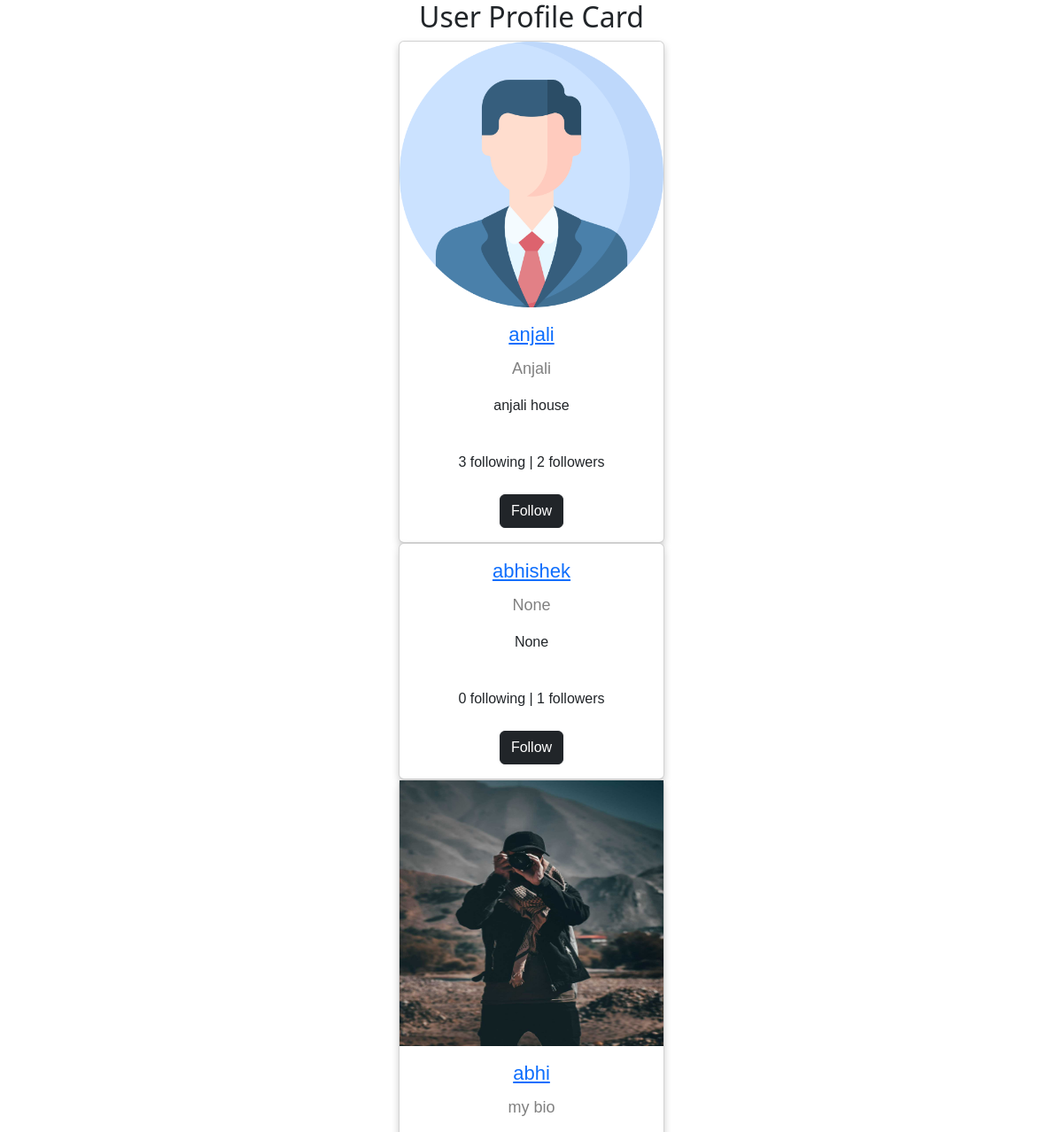
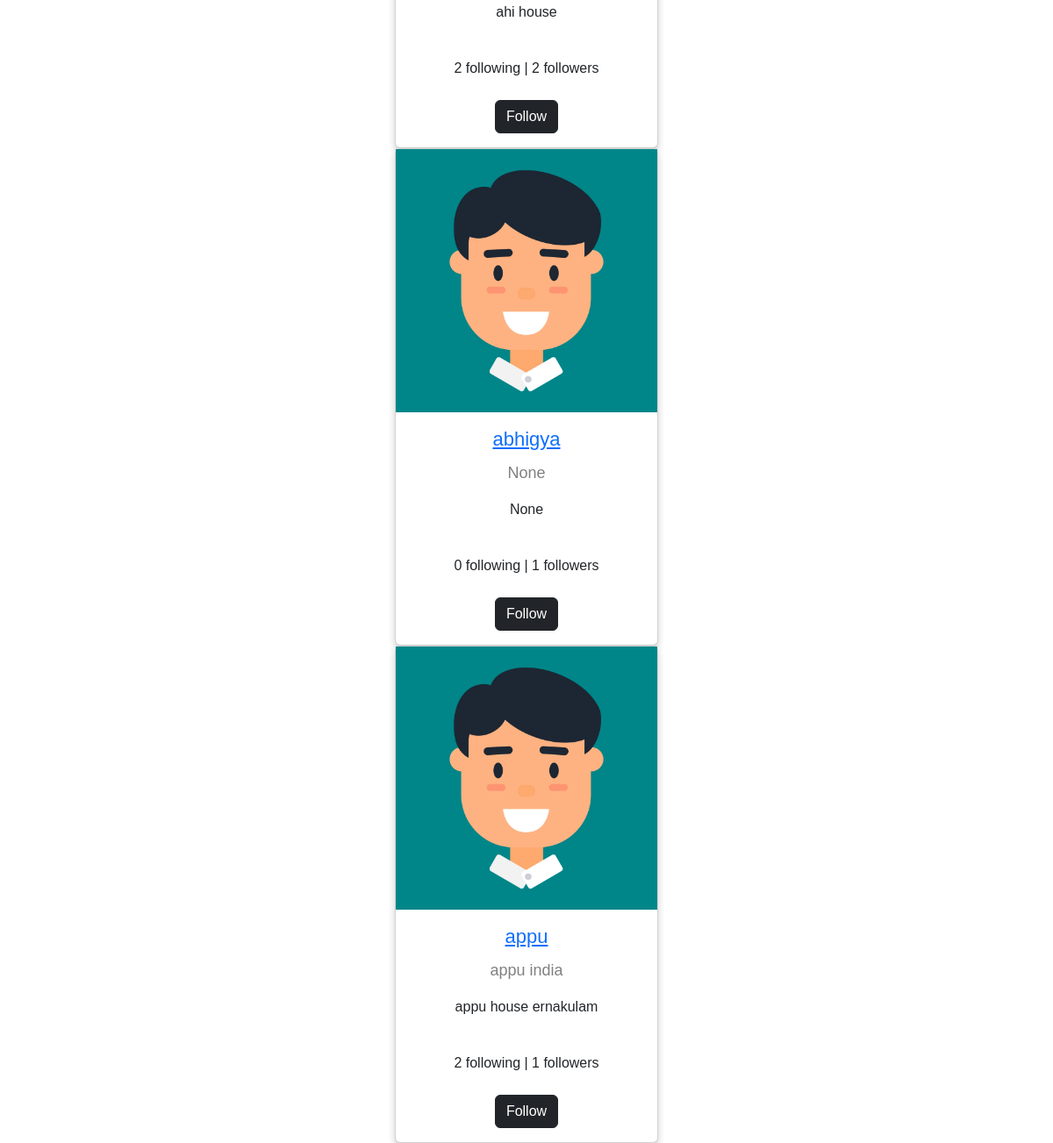
The page /profiles/all/ (signed in) on the database its author committed (2 pictures, top to bottom).
### myapp/models.py (models this page shows)
class UserProfile(models.Model):
    user=models.OneToOneField(User,on_delete=models.CASCADE,related_name="profile")
    profile_pic=models.ImageField(upload_to="profilepics",blank=True,default="/profilepics/default.webp")
    bio=models.CharField(max_length=200,null=True)
    address=models.CharField(max_length=200,null=True)
    dob=models.DateTimeField(null=True)
    following=models.ManyToManyField("self",related_name="followed_by",symmetrical=False)
    created_date=models.DateTimeField(auto_now_add=True)
    cover_pic=models.ImageField(upload_to="coverpic",blank=True,default="/profilepics/coverpic2.jpg")
    def __str__(self):
        return self.user.username

### myapp/views.py (the view)
# urls.py: path("profiles/all/",views.ProfileListview.as_view(),name="profile-all"),
class ProfileListview(ListView):
    model=UserProfile
    template_name="profile-list.html"
    context_object_name="profiles"
    def get_queryset(self):
        return UserProfile.objects.exclude(user=self.request.user)

### myapp/templates/profile-list.html (shortened to what this page needs)
<!DOCTYPE html>
{%load static%}
<html>
<head>
    <link rel="stylesheet" href="{%static 'css/cardstyle.css'%}">
<link rel="stylesheet" href="https://cdnjs.cloudflare.com/ajax/libs/font-awesome/4.7.0/css/font-awesome.min.css">
<link href="https://cdn.jsdelivr.net/npm/bootstrap@5.3.0-alpha3/dist/css/bootstrap.min.css" rel="stylesheet">
</head>
<body>
<h2 style="text-align:center">User Profile Card</h2>
{%for profile in profiles%}
<div class="card">
    {%if profile.profile_pic%}
     <img src="{{profile.profile_pic.url}}" alt="John" style="width:100%" height="300px">
    {%endif%}
    <h1><a href="{%url 'profiledetail' profile.id%}">{{profile}}</a></h1>
    <p class="title">{{profile.bio}}</p>
    <p>{{profile.address}}</p>
    <div style="margin: 24px 0;">
      {{profile.following.all.count}} following |
      {{profile.followed_by.all.count}} followers
    </div>
    <p>
      {%if request.user.profile in profile.followed_by.all %}
         <a href="{%url 'unfollow' profile.id%}" class="btn btn-outline-dark">Following</a>
      {%else%}
        <a href="{%url 'follow' profile.id%}" class="btn btn-dark">Follow</a>
      {%endif%}
    </p>
  </div>
{%endfor%}
</body>
</html>

### myapp/static/css/cardstyle.css (style rules this page uses)
.card { box-shadow: 0 4px 8px 0 rgba(0, 0, 0, 0.2); max-width: 300px; margin: auto; text-align: center; font-family: arial; }
.title { color: grey; font-size: 18px; }
a { text-decoration: none; font-size: 22px; color: black; }

### rows shown on the page
UserProfile: profile_pic (picture), user.username "anjali", bio "Anjali", address "anjali house", following.all.count "3", followed_by.all.count "2", shows "Follow"
UserProfile: user.username "abhishek", bio "None", address "None", following.all.count "0", followed_by.all.count "1", shows "Follow"
UserProfile: profile_pic (picture), user.username "abhi", bio "my bio", address "ahi house", following.all.count "2", followed_by.all.count "2", shows "Follow"
UserProfile: profile_pic (placeholder picture), user.username "abhigya", bio "None", address "None", following.all.count "0", followed_by.all.count "1", shows "Follow"
UserProfile: profile_pic (placeholder picture), user.username "appu", bio "appu india", address "appu house ernakulam", following.all.count "2", followed_by.all.count "1", shows "Follow"
